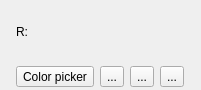
<?xml version="1.0" encoding="UTF-8"?>
<ui version="4.0">
 <class>Serval</class>
 <widget class="QWidget" name="Serval">
  <property name="geometry">
   <rect>
    <x>0</x>
    <y>0</y>
    <width>201</width>
    <height>90</height>
   </rect>
  </property>
  <property name="sizePolicy">
   <sizepolicy hsizetype="Preferred" vsizetype="MinimumExpanding">
    <horstretch>0</horstretch>
    <verstretch>0</verstretch>
   </sizepolicy>
  </property>
  <property name="minimumSize">
   <size>
    <width>160</width>
    <height>90</height>
   </size>
  </property>
  <property name="maximumSize">
   <size>
    <width>400</width>
    <height>110</height>
   </size>
  </property>
  <property name="windowTitle">
   <string>Serval</string>
  </property>
  <property name="windowIcon">
   <iconset resource="resources.qrc">
    <normaloff>:/plugins/icons/serval_icon.svg</normaloff>:/plugins/icons/serval_icon.svg</iconset>
  </property>
  <layout class="QGridLayout" name="gridLayout_2">
   <property name="margin">
    <number>3</number>
   </property>
   <property name="spacing">
    <number>3</number>
   </property>
   <item row="1" column="0">
    <layout class="QVBoxLayout" name="verticalLayout_2">
     <property name="spacing">
      <number>6</number>
     </property>
     <property name="topMargin">
      <number>0</number>
     </property>
     <property name="bottomMargin">
      <number>0</number>
     </property>
     <item>
      <widget class="QLabel" name="curRasterLabel">
       <property name="text">
        <string>R:</string>
       </property>
      </widget>
     </item>
     <item>
      <layout class="QHBoxLayout" name="horizontalLayout">
       <item>
        <widget class="QgsColorButtonV2" name="mColorButton">
         <property name="toolTip">
          <string>Color Picker</string>
         </property>
         <property name="statusTip">
          <string>Color Picker</string>
         </property>
         <property name="whatsThis">
          <string>Color Picker</string>
         </property>
         <property name="accessibleName">
          <string>Color Button</string>
         </property>
         <property name="locale">
          <locale language="English" country="UnitedStates"/>
         </property>
         <property name="text">
          <string>Color picker</string>
         </property>
        </widget>
       </item>
       <item>
        <widget class="QToolButton" name="probeBtn">
         <property name="toolTip">
          <string>Probing mode</string>
         </property>
         <property name="statusTip">
          <string>Probing mode</string>
         </property>
         <property name="whatsThis">
          <string>Probing mode</string>
         </property>
         <property name="text">
          <string>...</string>
         </property>
         <property name="icon">
          <iconset resource="resources.qrc">
           <normaloff>:/plugins/icons/mIconColorPicker.svg</normaloff>:/plugins/icons/mIconColorPicker.svg</iconset>
         </property>
         <property name="iconSize">
          <size>
           <width>24</width>
           <height>24</height>
          </size>
         </property>
        </widget>
       </item>
       <item>
        <widget class="QToolButton" name="pencilBtn">
         <property name="toolTip">
          <string>Drawing mode</string>
         </property>
         <property name="statusTip">
          <string>Drawing mode</string>
         </property>
         <property name="whatsThis">
          <string>Drawing mode</string>
         </property>
         <property name="accessibleDescription">
          <string/>
         </property>
         <property name="locale">
          <locale language="English" country="UnitedStates"/>
         </property>
         <property name="text">
          <string>...</string>
         </property>
         <property name="icon">
          <iconset resource="resources.qrc">
           <normaloff>:/plugins/icons/mActionToggleEditing.svg</normaloff>:/plugins/icons/mActionToggleEditing.svg</iconset>
         </property>
         <property name="iconSize">
          <size>
           <width>24</width>
           <height>24</height>
          </size>
         </property>
         <property name="checkable">
          <bool>false</bool>
         </property>
        </widget>
       </item>
       <item>
        <widget class="QToolButton" name="webpageBtn">
         <property name="toolTip">
          <string>Open plugin's webpage (GitHub wiki)</string>
         </property>
         <property name="statusTip">
          <string>Open plugin's webpage (GitHub wiki)</string>
         </property>
         <property name="whatsThis">
          <string>Open plugin's webpage (GitHub wiki)</string>
         </property>
         <property name="locale">
          <locale language="English" country="UnitedStates"/>
         </property>
         <property name="text">
          <string>...</string>
         </property>
         <property name="icon">
          <iconset resource="resources.qrc">
           <normaloff>:/plugins/icons/helpContents.svg</normaloff>:/plugins/icons/helpContents.svg</iconset>
         </property>
         <property name="iconSize">
          <size>
           <width>24</width>
           <height>24</height>
          </size>
         </property>
        </widget>
       </item>
      </layout>
     </item>
     <item>
      <layout class="QHBoxLayout" name="bandSpinBoxesLayout"/>
     </item>
    </layout>
   </item>
  </layout>
 </widget>
 <customwidgets>
  <customwidget>
   <class>QgsColorButtonV2</class>
   <extends>QToolButton</extends>
   <header>qgscolorbuttonv2.h</header>
  </customwidget>
 </customwidgets>
 <resources>
  <include location="resources.qrc"/>
 </resources>
 <connections/>
</ui>
